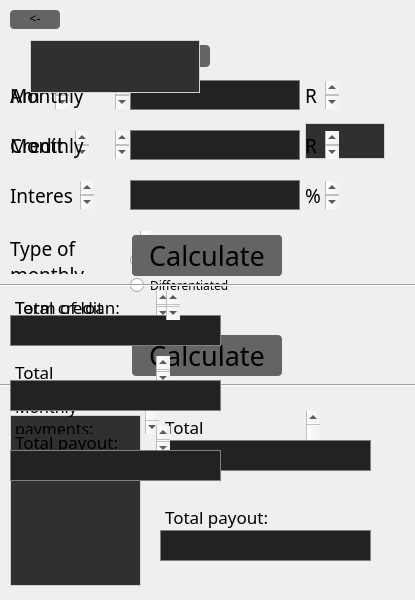
 <widget class="QDialog" name="credit">
  <property name="geometry">
   <rect>
    <x>0</x>
    <y>0</y>
    <width>415</width>
    <height>600</height>
   </rect>
  </property>
  <property name="windowTitle">
   <string>Dialog</string>
  </property>
  <property name="styleSheet">
   <string notr="true">QListWidget{background-color: rgba(0, 255, 0, 0);}</string>
  </property>
  <widget class="QPushButton" name="pushButton_back">
   <property name="geometry">
    <rect>
     <x>10</x>
     <y>10</y>
     <width>50</width>
     <height>19</height>
    </rect>
   </property>
   <property name="font">
    <font>
     <family>Monaco</family>
    </font>
   </property>
   <property name="focusPolicy">
    <enum>Qt::NoFocus</enum>
   </property>
   <property name="styleSheet">
    <string notr="true">QPushButton{ background-color: rgb(100,100,100); border-radius:4px; padding-bottom: 3px;}
QPushButton:hover{ background-color: rgb(90,90,90);}</string>
   </property>
   <property name="text">
    <string>&lt;-</string>
   </property>
  </widget>
  <widget class="QListWidget" name="listWidget_type">
   <property name="geometry">
    <rect>
     <x>30</x>
     <y>40</y>
     <width>170</width>
     <height>53</height>
    </rect>
   </property>
   <property name="font">
    <font>
     <family>Monaco</family>
    </font>
   </property>
   <property name="autoFillBackground">
    <bool>false</bool>
   </property>
   <property name="styleSheet">
    <string notr="true">QListWidget{border: 1px solid lightgray; background: rgb(48,48,48);}</string>
   </property>
  </widget>
  <widget class="QPushButton" name="pushButton_choose_type">
   <property name="geometry">
    <rect>
     <x>30</x>
     <y>45</y>
     <width>180</width>
     <height>22</height>
    </rect>
   </property>
   <property name="font">
    <font>
     <family>Monaco</family>
    </font>
   </property>
   <property name="focusPolicy">
    <enum>Qt::NoFocus</enum>
   </property>
   <property name="styleSheet">
    <string notr="true">QPushButton{ background-color: rgb(100,100,100); border-radius:4px;}
QPushButton:hover{ background-color: rgb(90,90,90);}</string>
   </property>
   <property name="text">
    <string>Choose type ↓</string>
   </property>
  </widget>
  <widget class="QTextEdit" name="amount">
   <property name="geometry">
    <rect>
     <x>5</x>
     <y>80</y>
     <width>65</width>
     <height>30</height>
    </rect>
   </property>
   <property name="font">
    <font>
     <family>Monaco</family>
    </font>
   </property>
   <property name="styleSheet">
    <string notr="true">QTextEdit{background-color: rgba(0, 255, 0, 0);}</string>
   </property>
   <property name="readOnly">
    <bool>true</bool>
   </property>
   <property name="html">
    <string>&lt;!DOCTYPE HTML PUBLIC &quot;-//W3C//DTD HTML 4.0//EN&quot; &quot;http://www.w3.org/TR/REC-html40/strict.dtd&quot;&gt;
&lt;html&gt;&lt;head&gt;&lt;meta name=&quot;qrichtext&quot; content=&quot;1&quot; /&gt;&lt;meta charset=&quot;utf-8&quot; /&gt;&lt;style type=&quot;text/css&quot;&gt;
p, li { white-space: pre-wrap; }
&lt;/style&gt;&lt;/head&gt;&lt;body style=&quot; font-family:'Monaco'; font-size:13pt; font-weight:400; font-style:normal;&quot;&gt;
&lt;p style=&quot; margin-top:0px; margin-bottom:0px; margin-left:0px; margin-right:0px; -qt-block-indent:0; text-indent:0px;&quot;&gt;&lt;span style=&quot; font-family:'.AppleSystemUIFont'; font-size:14pt;&quot;&gt;Amount: &lt;/span&gt;&lt;/p&gt;&lt;/body&gt;&lt;/html&gt;</string>
   </property>
  </widget>
  <widget class="QTextEdit" name="rub">
   <property name="geometry">
    <rect>
     <x>300</x>
     <y>80</y>
     <width>40</width>
     <height>30</height>
    </rect>
   </property>
   <property name="font">
    <font>
     <family>Monaco</family>
    </font>
   </property>
   <property name="styleSheet">
    <string notr="true">QTextEdit{background-color: rgba(0, 255, 0, 0);}</string>
   </property>
   <property name="readOnly">
    <bool>true</bool>
   </property>
   <property name="html">
    <string>&lt;!DOCTYPE HTML PUBLIC &quot;-//W3C//DTD HTML 4.0//EN&quot; &quot;http://www.w3.org/TR/REC-html40/strict.dtd&quot;&gt;
&lt;html&gt;&lt;head&gt;&lt;meta name=&quot;qrichtext&quot; content=&quot;1&quot; /&gt;&lt;meta charset=&quot;utf-8&quot; /&gt;&lt;style type=&quot;text/css&quot;&gt;
p, li { white-space: pre-wrap; }
&lt;/style&gt;&lt;/head&gt;&lt;body style=&quot; font-family:'Monaco'; font-size:13pt; font-weight:400; font-style:normal;&quot;&gt;
&lt;p style=&quot; margin-top:0px; margin-bottom:0px; margin-left:0px; margin-right:0px; -qt-block-indent:0; text-indent:0px;&quot;&gt;&lt;span style=&quot; font-family:'.AppleSystemUIFont'; font-size:14pt;&quot;&gt;RUB&lt;/span&gt;&lt;/p&gt;&lt;/body&gt;&lt;/html&gt;</string>
   </property>
  </widget>
  <widget class="QLineEdit" name="lineEdit_amount">
   <property name="geometry">
    <rect>
     <x>130</x>
     <y>80</y>
     <width>170</width>
     <height>30</height>
    </rect>
   </property>
   <property name="font">
    <font>
     <family>Monaco</family>
    </font>
   </property>
   <property name="styleSheet">
    <string notr="true">QLineEdit{border: 1px solid gray; background-color: rgb(34,34,34); padding-left: 3 px;}</string>
   </property>
   <property name="maxLength">
    <number>20</number>
   </property>
  </widget>
  <widget class="QTextEdit" name="credit_term">
   <property name="geometry">
    <rect>
     <x>5</x>
     <y>130</y>
     <width>85</width>
     <height>30</height>
    </rect>
   </property>
   <property name="font">
    <font>
     <family>Monaco</family>
    </font>
   </property>
   <property name="styleSheet">
    <string notr="true">QTextEdit{background-color: rgba(0, 255, 0, 0);}</string>
   </property>
   <property name="readOnly">
    <bool>true</bool>
   </property>
   <property name="html">
    <string>&lt;!DOCTYPE HTML PUBLIC &quot;-//W3C//DTD HTML 4.0//EN&quot; &quot;http://www.w3.org/TR/REC-html40/strict.dtd&quot;&gt;
&lt;html&gt;&lt;head&gt;&lt;meta name=&quot;qrichtext&quot; content=&quot;1&quot; /&gt;&lt;meta charset=&quot;utf-8&quot; /&gt;&lt;style type=&quot;text/css&quot;&gt;
p, li { white-space: pre-wrap; }
&lt;/style&gt;&lt;/head&gt;&lt;body style=&quot; font-family:'Monaco'; font-size:13pt; font-weight:400; font-style:normal;&quot;&gt;
&lt;p style=&quot; margin-top:0px; margin-bottom:0px; margin-left:0px; margin-right:0px; -qt-block-indent:0; text-indent:0px;&quot;&gt;&lt;span style=&quot; font-family:'.AppleSystemUIFont'; font-size:14pt;&quot;&gt;Credit term:&lt;/span&gt;&lt;/p&gt;&lt;/body&gt;&lt;/html&gt;</string>
   </property>
  </widget>
  <widget class="QTextEdit" name="interest_rate">
   <property name="geometry">
    <rect>
     <x>5</x>
     <y>180</y>
     <width>90</width>
     <height>30</height>
    </rect>
   </property>
   <property name="font">
    <font>
     <family>Monaco</family>
    </font>
   </property>
   <property name="styleSheet">
    <string notr="true">QTextEdit{background-color: rgba(0, 255, 0, 0);}</string>
   </property>
   <property name="readOnly">
    <bool>true</bool>
   </property>
   <property name="html">
    <string>&lt;!DOCTYPE HTML PUBLIC &quot;-//W3C//DTD HTML 4.0//EN&quot; &quot;http://www.w3.org/TR/REC-html40/strict.dtd&quot;&gt;
&lt;html&gt;&lt;head&gt;&lt;meta name=&quot;qrichtext&quot; content=&quot;1&quot; /&gt;&lt;meta charset=&quot;utf-8&quot; /&gt;&lt;style type=&quot;text/css&quot;&gt;
p, li { white-space: pre-wrap; }
&lt;/style&gt;&lt;/head&gt;&lt;body style=&quot; font-family:'Monaco'; font-size:13pt; font-weight:400; font-style:normal;&quot;&gt;
&lt;p style=&quot; margin-top:0px; margin-bottom:0px; margin-left:0px; margin-right:0px; -qt-block-indent:0; text-indent:0px;&quot;&gt;&lt;span style=&quot; font-family:'.AppleSystemUIFont'; font-size:14pt;&quot;&gt;Interest rate: &lt;/span&gt;&lt;/p&gt;&lt;/body&gt;&lt;/html&gt;</string>
   </property>
  </widget>
  <widget class="QTextEdit" name="typeOfMonthly">
   <property name="geometry">
    <rect>
     <x>5</x>
     <y>230</y>
     <width>150</width>
     <height>45</height>
    </rect>
   </property>
   <property name="font">
    <font>
     <family>Monaco</family>
    </font>
   </property>
   <property name="styleSheet">
    <string notr="true">QTextEdit{background-color: rgba(0, 255, 0, 0);}</string>
   </property>
   <property name="readOnly">
    <bool>true</bool>
   </property>
   <property name="html">
    <string>&lt;!DOCTYPE HTML PUBLIC &quot;-//W3C//DTD HTML 4.0//EN&quot; &quot;http://www.w3.org/TR/REC-html40/strict.dtd&quot;&gt;
&lt;html&gt;&lt;head&gt;&lt;meta name=&quot;qrichtext&quot; content=&quot;1&quot; /&gt;&lt;meta charset=&quot;utf-8&quot; /&gt;&lt;style type=&quot;text/css&quot;&gt;
p, li { white-space: pre-wrap; }
&lt;/style&gt;&lt;/head&gt;&lt;body style=&quot; font-family:'Monaco'; font-size:13pt; font-weight:400; font-style:normal;&quot;&gt;
&lt;p style=&quot; margin-top:0px; margin-bottom:0px; margin-left:0px; margin-right:0px; -qt-block-indent:0; text-indent:0px;&quot;&gt;&lt;span style=&quot; font-family:'.AppleSystemUIFont'; font-size:14pt;&quot;&gt;Type of monthly&lt;/span&gt;&lt;/p&gt;
&lt;p style=&quot; margin-top:0px; margin-bottom:0px; margin-left:0px; margin-right:0px; -qt-block-indent:0; text-indent:0px;&quot;&gt;&lt;span style=&quot; font-family:'.AppleSystemUIFont'; font-size:14pt;&quot;&gt;payments: &lt;/span&gt;&lt;/p&gt;&lt;/body&gt;&lt;/html&gt;</string>
   </property>
  </widget>
  <widget class="QRadioButton" name="radioButton_annuity">
   <property name="geometry">
    <rect>
     <x>130</x>
     <y>250</y>
     <width>85</width>
     <height>20</height>
    </rect>
   </property>
   <property name="font">
    <font>
     <family>Monaco</family>
    </font>
   </property>
   <property name="focusPolicy">
    <enum>Qt::NoFocus</enum>
   </property>
   <property name="text">
    <string>Annuity</string>
   </property>
  </widget>
  <widget class="QRadioButton" name="radioButton_differ">
   <property name="geometry">
    <rect>
     <x>130</x>
     <y>275</y>
     <width>135</width>
     <height>20</height>
    </rect>
   </property>
   <property name="font">
    <font>
     <family>Monaco</family>
    </font>
   </property>
   <property name="focusPolicy">
    <enum>Qt::NoFocus</enum>
   </property>
   <property name="text">
    <string>Differentiated</string>
   </property>
  </widget>
  <widget class="QLineEdit" name="lineEdit_credit">
   <property name="geometry">
    <rect>
     <x>130</x>
     <y>130</y>
     <width>170</width>
     <height>30</height>
    </rect>
   </property>
   <property name="font">
    <font>
     <family>Monaco</family>
    </font>
   </property>
   <property name="styleSheet">
    <string notr="true">QLineEdit{border: 1px solid gray; background-color: rgb(34,34,34); padding-left: 3 px;}</string>
   </property>
   <property name="maxLength">
    <number>20</number>
   </property>
  </widget>
  <widget class="QLineEdit" name="lineEdit_rate">
   <property name="geometry">
    <rect>
     <x>130</x>
     <y>180</y>
     <width>170</width>
     <height>30</height>
    </rect>
   </property>
   <property name="font">
    <font>
     <family>Monaco</family>
    </font>
   </property>
   <property name="styleSheet">
    <string notr="true">QLineEdit{border: 1px solid gray; background-color: rgb(34,34,34); padding-left: 3 px;}</string>
   </property>
   <property name="maxLength">
    <number>20</number>
   </property>
  </widget>
  <widget class="QTextEdit" name="percent">
   <property name="geometry">
    <rect>
     <x>300</x>
     <y>180</y>
     <width>40</width>
     <height>30</height>
    </rect>
   </property>
   <property name="font">
    <font>
     <family>Monaco</family>
    </font>
   </property>
   <property name="styleSheet">
    <string notr="true">QTextEdit{background-color: rgba(0, 255, 0, 0);}</string>
   </property>
   <property name="readOnly">
    <bool>true</bool>
   </property>
   <property name="html">
    <string>&lt;!DOCTYPE HTML PUBLIC &quot;-//W3C//DTD HTML 4.0//EN&quot; &quot;http://www.w3.org/TR/REC-html40/strict.dtd&quot;&gt;
&lt;html&gt;&lt;head&gt;&lt;meta name=&quot;qrichtext&quot; content=&quot;1&quot; /&gt;&lt;meta charset=&quot;utf-8&quot; /&gt;&lt;style type=&quot;text/css&quot;&gt;
p, li { white-space: pre-wrap; }
&lt;/style&gt;&lt;/head&gt;&lt;body style=&quot; font-family:'Monaco'; font-size:13pt; font-weight:400; font-style:normal;&quot;&gt;
&lt;p style=&quot; margin-top:0px; margin-bottom:0px; margin-left:0px; margin-right:0px; -qt-block-indent:0; text-indent:0px;&quot;&gt;&lt;span style=&quot; font-family:'.AppleSystemUIFont'; font-size:14pt;&quot;&gt;%&lt;/span&gt;&lt;/p&gt;&lt;/body&gt;&lt;/html&gt;</string>
   </property>
  </widget>
  <widget class="QPushButton" name="pushButton_months">
   <property name="geometry">
    <rect>
     <x>305</x>
     <y>135</y>
     <width>80</width>
     <height>22</height>
    </rect>
   </property>
   <property name="font">
    <font>
     <family>Monaco</family>
    </font>
   </property>
   <property name="focusPolicy">
    <enum>Qt::NoFocus</enum>
   </property>
   <property name="styleSheet">
    <string notr="true">QPushButton{ background-color: rgb(100,100,100); border-radius:4px;}
QPushButton:hover{ background-color: rgb(90,90,90);}</string>
   </property>
   <property name="text">
    <string>Months ↓</string>
   </property>
  </widget>
  <widget class="QListWidget" name="listWidget_months_years">
   <property name="geometry">
    <rect>
     <x>305</x>
     <y>123</y>
     <width>80</width>
     <height>36</height>
    </rect>
   </property>
   <property name="font">
    <font>
     <family>Monaco</family>
    </font>
   </property>
   <property name="styleSheet">
    <string notr="true">QListWidget{border: 1px solid lightgray; background: rgb(48,48,48);}</string>
   </property>
  </widget>
  <widget class="QPushButton" name="pushButton_calculate_monthly">
   <property name="geometry">
    <rect>
     <x>132</x>
     <y>335</y>
     <width>150</width>
     <height>41</height>
    </rect>
   </property>
   <property name="font">
    <font>
     <family>Monaco</family>
     <pointsize>20</pointsize>
    </font>
   </property>
   <property name="focusPolicy">
    <enum>Qt::NoFocus</enum>
   </property>
   <property name="styleSheet">
    <string notr="true">QPushButton{ background-color: rgb(100,100,100); border-radius:4px;}
QPushButton:hover{ background-color: rgb(90,90,90);}</string>
   </property>
   <property name="text">
    <string>Calculate</string>
   </property>
  </widget>
  <widget class="QTextEdit" name="credit_monthly_pay">
   <property name="geometry">
    <rect>
     <x>5</x>
     <y>130</y>
     <width>125</width>
     <height>30</height>
    </rect>
   </property>
   <property name="font">
    <font>
     <family>Monaco</family>
    </font>
   </property>
   <property name="styleSheet">
    <string notr="true">QTextEdit{background-color: rgba(0, 255, 0, 0);}</string>
   </property>
   <property name="readOnly">
    <bool>true</bool>
   </property>
   <property name="html">
    <string>&lt;!DOCTYPE HTML PUBLIC &quot;-//W3C//DTD HTML 4.0//EN&quot; &quot;http://www.w3.org/TR/REC-html40/strict.dtd&quot;&gt;
&lt;html&gt;&lt;head&gt;&lt;meta name=&quot;qrichtext&quot; content=&quot;1&quot; /&gt;&lt;meta charset=&quot;utf-8&quot; /&gt;&lt;style type=&quot;text/css&quot;&gt;
p, li { white-space: pre-wrap; }
&lt;/style&gt;&lt;/head&gt;&lt;body style=&quot; font-family:'Monaco'; font-size:13pt; font-weight:400; font-style:normal;&quot;&gt;
&lt;p style=&quot; margin-top:0px; margin-bottom:0px; margin-left:0px; margin-right:0px; -qt-block-indent:0; text-indent:0px;&quot;&gt;&lt;span style=&quot; font-family:'.AppleSystemUIFont'; font-size:14pt;&quot;&gt;Monthly payment:&lt;/span&gt;&lt;/p&gt;&lt;/body&gt;&lt;/html&gt;</string>
   </property>
  </widget>
  <widget class="QTextEdit" name="rub_2">
   <property name="geometry">
    <rect>
     <x>300</x>
     <y>130</y>
     <width>40</width>
     <height>30</height>
    </rect>
   </property>
   <property name="font">
    <font>
     <family>Monaco</family>
    </font>
   </property>
   <property name="styleSheet">
    <string notr="true">QTextEdit{background-color: rgba(0, 255, 0, 0);}</string>
   </property>
   <property name="readOnly">
    <bool>true</bool>
   </property>
   <property name="html">
    <string>&lt;!DOCTYPE HTML PUBLIC &quot;-//W3C//DTD HTML 4.0//EN&quot; &quot;http://www.w3.org/TR/REC-html40/strict.dtd&quot;&gt;
&lt;html&gt;&lt;head&gt;&lt;meta name=&quot;qrichtext&quot; content=&quot;1&quot; /&gt;&lt;meta charset=&quot;utf-8&quot; /&gt;&lt;style type=&quot;text/css&quot;&gt;
p, li { white-space: pre-wrap; }
&lt;/style&gt;&lt;/head&gt;&lt;body style=&quot; font-family:'Monaco'; font-size:13pt; font-weight:400; font-style:normal;&quot;&gt;
&lt;p style=&quot; margin-top:0px; margin-bottom:0px; margin-left:0px; margin-right:0px; -qt-block-indent:0; text-indent:0px;&quot;&gt;&lt;span style=&quot; font-family:'.AppleSystemUIFont'; font-size:14pt;&quot;&gt;RUB&lt;/span&gt;&lt;/p&gt;&lt;/body&gt;&lt;/html&gt;</string>
   </property>
  </widget>
  <widget class="QLineEdit" name="lineEdit_monthly_pay">
   <property name="geometry">
    <rect>
     <x>130</x>
     <y>130</y>
     <width>170</width>
     <height>30</height>
    </rect>
   </property>
   <property name="font">
    <font>
     <family>Monaco</family>
    </font>
   </property>
   <property name="styleSheet">
    <string notr="true">QLineEdit{border: 1px solid gray; background-color: rgb(34,34,34); padding-left: 3 px;}</string>
   </property>
   <property name="maxLength">
    <number>20</number>
   </property>
  </widget>
  <widget class="QTextEdit" name="credit_monthly_pay_loan">
   <property name="geometry">
    <rect>
     <x>5</x>
     <y>80</y>
     <width>125</width>
     <height>30</height>
    </rect>
   </property>
   <property name="font">
    <font>
     <family>Monaco</family>
    </font>
   </property>
   <property name="styleSheet">
    <string notr="true">QTextEdit{background-color: rgba(0, 255, 0, 0);}</string>
   </property>
   <property name="readOnly">
    <bool>true</bool>
   </property>
   <property name="html">
    <string>&lt;!DOCTYPE HTML PUBLIC &quot;-//W3C//DTD HTML 4.0//EN&quot; &quot;http://www.w3.org/TR/REC-html40/strict.dtd&quot;&gt;
&lt;html&gt;&lt;head&gt;&lt;meta name=&quot;qrichtext&quot; content=&quot;1&quot; /&gt;&lt;meta charset=&quot;utf-8&quot; /&gt;&lt;style type=&quot;text/css&quot;&gt;
p, li { white-space: pre-wrap; }
&lt;/style&gt;&lt;/head&gt;&lt;body style=&quot; font-family:'Monaco'; font-size:13pt; font-weight:400; font-style:normal;&quot;&gt;
&lt;p style=&quot; margin-top:0px; margin-bottom:0px; margin-left:0px; margin-right:0px; -qt-block-indent:0; text-indent:0px;&quot;&gt;&lt;span style=&quot; font-family:'.AppleSystemUIFont'; font-size:14pt;&quot;&gt;Monthly payment:&lt;/span&gt;&lt;/p&gt;&lt;/body&gt;&lt;/html&gt;</string>
   </property>
  </widget>
  <widget class="QLineEdit" name="lineEdit_monthly_pay_loan">
   <property name="geometry">
    <rect>
     <x>130</x>
     <y>80</y>
     <width>170</width>
     <height>30</height>
    </rect>
   </property>
   <property name="font">
    <font>
     <family>Monaco</family>
    </font>
   </property>
   <property name="styleSheet">
    <string notr="true">QLineEdit{border: 1px solid gray; background-color: rgb(34,34,34); padding-left: 3 px;}</string>
   </property>
   <property name="maxLength">
    <number>20</number>
   </property>
  </widget>
  <widget class="Line" name="line">
   <property name="geometry">
    <rect>
     <x>-100</x>
     <y>375</y>
     <width>671</width>
     <height>20</height>
    </rect>
   </property>
   <property name="font">
    <font>
     <family>Monaco</family>
    </font>
   </property>
   <property name="styleSheet">
    <string notr="true"/>
   </property>
   <property name="orientation">
    <enum>Qt::Horizontal</enum>
   </property>
  </widget>
  <widget class="QPushButton" name="pushButton_calculate_credit">
   <property name="geometry">
    <rect>
     <x>132</x>
     <y>235</y>
     <width>150</width>
     <height>41</height>
    </rect>
   </property>
   <property name="font">
    <font>
     <family>Monaco</family>
     <pointsize>20</pointsize>
    </font>
   </property>
   <property name="focusPolicy">
    <enum>Qt::NoFocus</enum>
   </property>
   <property name="styleSheet">
    <string notr="true">QPushButton{ background-color: rgb(100,100,100); border-radius:4px;}
QPushButton:hover{ background-color: rgb(90,90,90);}</string>
   </property>
   <property name="text">
    <string>Calculate</string>
   </property>
  </widget>
  <widget class="QPushButton" name="pushButton_calculate_loan">
   <property name="geometry">
    <rect>
     <x>132</x>
     <y>235</y>
     <width>150</width>
     <height>41</height>
    </rect>
   </property>
   <property name="font">
    <font>
     <family>Monaco</family>
     <pointsize>20</pointsize>
    </font>
   </property>
   <property name="focusPolicy">
    <enum>Qt::NoFocus</enum>
   </property>
   <property name="styleSheet">
    <string notr="true">QPushButton{ background-color: rgb(100,100,100); border-radius:4px;}
QPushButton:hover{ background-color: rgb(90,90,90);}</string>
   </property>
   <property name="text">
    <string>Calculate</string>
   </property>
  </widget>
  <widget class="QListWidget" name="listWidget_payment_output">
   <property name="geometry">
    <rect>
     <x>10</x>
     <y>415</y>
     <width>131</width>
     <height>171</height>
    </rect>
   </property>
   <property name="font">
    <font>
     <family>Monaco</family>
    </font>
   </property>
   <property name="autoFillBackground">
    <bool>false</bool>
   </property>
   <property name="styleSheet">
    <string notr="true">QListWidget{border: 1px solid lightgray; background: rgb(48,48,48);}</string>
   </property>
   <property name="itemAlignment">
    <set>Qt::AlignLeading</set>
   </property>
  </widget>
  <widget class="QTextEdit" name="text_monthlyOut">
   <property name="geometry">
    <rect>
     <x>10</x>
     <y>390</y>
     <width>150</width>
     <height>45</height>
    </rect>
   </property>
   <property name="font">
    <font>
     <family>Monaco</family>
    </font>
   </property>
   <property name="styleSheet">
    <string notr="true">QTextEdit{background-color: rgba(0, 255, 0, 0);}</string>
   </property>
   <property name="readOnly">
    <bool>true</bool>
   </property>
   <property name="html">
    <string>&lt;!DOCTYPE HTML PUBLIC &quot;-//W3C//DTD HTML 4.0//EN&quot; &quot;http://www.w3.org/TR/REC-html40/strict.dtd&quot;&gt;
&lt;html&gt;&lt;head&gt;&lt;meta name=&quot;qrichtext&quot; content=&quot;1&quot; /&gt;&lt;meta charset=&quot;utf-8&quot; /&gt;&lt;style type=&quot;text/css&quot;&gt;
p, li { white-space: pre-wrap; }
&lt;/style&gt;&lt;/head&gt;&lt;body style=&quot; font-family:'Monaco'; font-size:13pt; font-weight:400; font-style:normal;&quot;&gt;
&lt;p style=&quot; margin-top:0px; margin-bottom:0px; margin-left:0px; margin-right:0px; -qt-block-indent:0; text-indent:0px;&quot;&gt;&lt;span style=&quot; font-size:12pt;&quot;&gt;Monthly payments:&lt;/span&gt;&lt;/p&gt;&lt;/body&gt;&lt;/html&gt;</string>
   </property>
  </widget>
  <widget class="QTextEdit" name="text_total_over">
   <property name="geometry">
    <rect>
     <x>160</x>
     <y>410</y>
     <width>161</width>
     <height>45</height>
    </rect>
   </property>
   <property name="font">
    <font>
     <family>Monaco</family>
    </font>
   </property>
   <property name="styleSheet">
    <string notr="true">QTextEdit{background-color: rgba(0, 255, 0, 0);}</string>
   </property>
   <property name="readOnly">
    <bool>true</bool>
   </property>
   <property name="html">
    <string>&lt;!DOCTYPE HTML PUBLIC &quot;-//W3C//DTD HTML 4.0//EN&quot; &quot;http://www.w3.org/TR/REC-html40/strict.dtd&quot;&gt;
&lt;html&gt;&lt;head&gt;&lt;meta name=&quot;qrichtext&quot; content=&quot;1&quot; /&gt;&lt;meta charset=&quot;utf-8&quot; /&gt;&lt;style type=&quot;text/css&quot;&gt;
p, li { white-space: pre-wrap; }
&lt;/style&gt;&lt;/head&gt;&lt;body style=&quot; font-family:'Monaco'; font-size:13pt; font-weight:400; font-style:normal;&quot;&gt;
&lt;p style=&quot; margin-top:0px; margin-bottom:0px; margin-left:0px; margin-right:0px; -qt-block-indent:0; text-indent:0px;&quot;&gt;Total overpayment:&lt;/p&gt;&lt;/body&gt;&lt;/html&gt;</string>
   </property>
  </widget>
  <widget class="QTextEdit" name="text_total_payout">
   <property name="geometry">
    <rect>
     <x>160</x>
     <y>500</y>
     <width>131</width>
     <height>45</height>
    </rect>
   </property>
   <property name="font">
    <font>
     <family>Monaco</family>
    </font>
   </property>
   <property name="styleSheet">
    <string notr="true">QTextEdit{background-color: rgba(0, 255, 0, 0);}</string>
   </property>
   <property name="readOnly">
    <bool>true</bool>
   </property>
   <property name="html">
    <string>&lt;!DOCTYPE HTML PUBLIC &quot;-//W3C//DTD HTML 4.0//EN&quot; &quot;http://www.w3.org/TR/REC-html40/strict.dtd&quot;&gt;
&lt;html&gt;&lt;head&gt;&lt;meta name=&quot;qrichtext&quot; content=&quot;1&quot; /&gt;&lt;meta charset=&quot;utf-8&quot; /&gt;&lt;style type=&quot;text/css&quot;&gt;
p, li { white-space: pre-wrap; }
&lt;/style&gt;&lt;/head&gt;&lt;body style=&quot; font-family:'Monaco'; font-size:13pt; font-weight:400; font-style:normal;&quot;&gt;
&lt;p style=&quot; margin-top:0px; margin-bottom:0px; margin-left:0px; margin-right:0px; -qt-block-indent:0; text-indent:0px;&quot;&gt;Total payout:&lt;/p&gt;&lt;/body&gt;&lt;/html&gt;</string>
   </property>
  </widget>
  <widget class="QLineEdit" name="lineEdit_overpay">
   <property name="geometry">
    <rect>
     <x>160</x>
     <y>440</y>
     <width>211</width>
     <height>31</height>
    </rect>
   </property>
   <property name="font">
    <font>
     <family>Monaco</family>
    </font>
   </property>
   <property name="styleSheet">
    <string notr="true">QLineEdit{border: 1px solid gray; background-color: rgb(34,34,34); padding-left: 3 px;}</string>
   </property>
   <property name="readOnly">
    <bool>true</bool>
   </property>
  </widget>
  <widget class="QLineEdit" name="lineEdit_payout">
   <property name="geometry">
    <rect>
     <x>160</x>
     <y>530</y>
     <width>211</width>
     <height>31</height>
    </rect>
   </property>
   <property name="font">
    <font>
     <family>Monaco</family>
    </font>
   </property>
   <property name="styleSheet">
    <string notr="true">QLineEdit{border: 1px solid gray; background-color: rgb(34,34,34); padding-left: 3 px;}</string>
   </property>
   <property name="readOnly">
    <bool>true</bool>
   </property>
  </widget>
  <widget class="QTextEdit" name="text_total_pay_term">
   <property name="geometry">
    <rect>
     <x>10</x>
     <y>425</y>
     <width>161</width>
     <height>31</height>
    </rect>
   </property>
   <property name="font">
    <font>
     <family>Monaco</family>
    </font>
   </property>
   <property name="styleSheet">
    <string notr="true">QTextEdit{background-color: rgba(0, 255, 0, 0);}</string>
   </property>
   <property name="readOnly">
    <bool>true</bool>
   </property>
   <property name="html">
    <string>&lt;!DOCTYPE HTML PUBLIC &quot;-//W3C//DTD HTML 4.0//EN&quot; &quot;http://www.w3.org/TR/REC-html40/strict.dtd&quot;&gt;
&lt;html&gt;&lt;head&gt;&lt;meta name=&quot;qrichtext&quot; content=&quot;1&quot; /&gt;&lt;meta charset=&quot;utf-8&quot; /&gt;&lt;style type=&quot;text/css&quot;&gt;
p, li { white-space: pre-wrap; }
&lt;/style&gt;&lt;/head&gt;&lt;body style=&quot; font-family:'Monaco'; font-size:13pt; font-weight:400; font-style:normal;&quot;&gt;
&lt;p style=&quot; margin-top:0px; margin-bottom:0px; margin-left:0px; margin-right:0px; -qt-block-indent:0; text-indent:0px;&quot;&gt;Total payout:&lt;/p&gt;&lt;/body&gt;&lt;/html&gt;</string>
   </property>
  </widget>
  <widget class="QTextEdit" name="text_total_over_term">
   <property name="geometry">
    <rect>
     <x>10</x>
     <y>355</y>
     <width>161</width>
     <height>31</height>
    </rect>
   </property>
   <property name="font">
    <font>
     <family>Monaco</family>
    </font>
   </property>
   <property name="styleSheet">
    <string notr="true">QTextEdit{background-color: rgba(0, 255, 0, 0);}</string>
   </property>
   <property name="readOnly">
    <bool>true</bool>
   </property>
   <property name="html">
    <string>&lt;!DOCTYPE HTML PUBLIC &quot;-//W3C//DTD HTML 4.0//EN&quot; &quot;http://www.w3.org/TR/REC-html40/strict.dtd&quot;&gt;
&lt;html&gt;&lt;head&gt;&lt;meta name=&quot;qrichtext&quot; content=&quot;1&quot; /&gt;&lt;meta charset=&quot;utf-8&quot; /&gt;&lt;style type=&quot;text/css&quot;&gt;
p, li { white-space: pre-wrap; }
&lt;/style&gt;&lt;/head&gt;&lt;body style=&quot; font-family:'Monaco'; font-size:13pt; font-weight:400; font-style:normal;&quot;&gt;
&lt;p style=&quot; margin-top:0px; margin-bottom:0px; margin-left:0px; margin-right:0px; -qt-block-indent:0; text-indent:0px;&quot;&gt;Total overpayment:&lt;/p&gt;&lt;/body&gt;&lt;/html&gt;</string>
   </property>
  </widget>
  <widget class="QTextEdit" name="text_total_term">
   <property name="geometry">
    <rect>
     <x>10</x>
     <y>290</y>
     <width>161</width>
     <height>31</height>
    </rect>
   </property>
   <property name="font">
    <font>
     <family>Monaco</family>
    </font>
   </property>
   <property name="styleSheet">
    <string notr="true">QTextEdit{background-color: rgba(0, 255, 0, 0);}</string>
   </property>
   <property name="readOnly">
    <bool>true</bool>
   </property>
   <property name="html">
    <string>&lt;!DOCTYPE HTML PUBLIC &quot;-//W3C//DTD HTML 4.0//EN&quot; &quot;http://www.w3.org/TR/REC-html40/strict.dtd&quot;&gt;
&lt;html&gt;&lt;head&gt;&lt;meta name=&quot;qrichtext&quot; content=&quot;1&quot; /&gt;&lt;meta charset=&quot;utf-8&quot; /&gt;&lt;style type=&quot;text/css&quot;&gt;
p, li { white-space: pre-wrap; }
&lt;/style&gt;&lt;/head&gt;&lt;body style=&quot; font-family:'Monaco'; font-size:13pt; font-weight:400; font-style:normal;&quot;&gt;
&lt;p style=&quot; margin-top:0px; margin-bottom:0px; margin-left:0px; margin-right:0px; -qt-block-indent:0; text-indent:0px;&quot;&gt;Term of loan:&lt;/p&gt;&lt;/body&gt;&lt;/html&gt;</string>
   </property>
  </widget>
  <widget class="QLineEdit" name="lineEdit_term">
   <property name="geometry">
    <rect>
     <x>10</x>
     <y>315</y>
     <width>211</width>
     <height>31</height>
    </rect>
   </property>
   <property name="font">
    <font>
     <family>Monaco</family>
    </font>
   </property>
   <property name="styleSheet">
    <string notr="true">QLineEdit{border: 1px solid gray; background-color: rgb(34,34,34); padding-left: 3 px;}</string>
   </property>
   <property name="readOnly">
    <bool>true</bool>
   </property>
  </widget>
  <widget class="QLineEdit" name="lineEdit_overpay_term">
   <property name="geometry">
    <rect>
     <x>10</x>
     <y>380</y>
     <width>211</width>
     <height>31</height>
    </rect>
   </property>
   <property name="font">
    <font>
     <family>Monaco</family>
    </font>
   </property>
   <property name="styleSheet">
    <string notr="true">QLineEdit{border: 1px solid gray; background-color: rgb(34,34,34); padding-left: 3 px;}</string>
   </property>
   <property name="readOnly">
    <bool>true</bool>
   </property>
  </widget>
  <widget class="QLineEdit" name="lineEdit_fullsum_term">
   <property name="geometry">
    <rect>
     <x>10</x>
     <y>450</y>
     <width>211</width>
     <height>31</height>
    </rect>
   </property>
   <property name="font">
    <font>
     <family>Monaco</family>
    </font>
   </property>
   <property name="styleSheet">
    <string notr="true">QLineEdit{border: 1px solid gray; background-color: rgb(34,34,34); padding-left: 3 px;}</string>
   </property>
   <property name="readOnly">
    <bool>true</bool>
   </property>
  </widget>
  <widget class="QTextEdit" name="text_total_credit">
   <property name="geometry">
    <rect>
     <x>10</x>
     <y>290</y>
     <width>171</width>
     <height>31</height>
    </rect>
   </property>
   <property name="font">
    <font>
     <family>Monaco</family>
    </font>
   </property>
   <property name="styleSheet">
    <string notr="true">QTextEdit{background-color: rgba(0, 255, 0, 0);}</string>
   </property>
   <property name="readOnly">
    <bool>true</bool>
   </property>
   <property name="html">
    <string>&lt;!DOCTYPE HTML PUBLIC &quot;-//W3C//DTD HTML 4.0//EN&quot; &quot;http://www.w3.org/TR/REC-html40/strict.dtd&quot;&gt;
&lt;html&gt;&lt;head&gt;&lt;meta name=&quot;qrichtext&quot; content=&quot;1&quot; /&gt;&lt;meta charset=&quot;utf-8&quot; /&gt;&lt;style type=&quot;text/css&quot;&gt;
p, li { white-space: pre-wrap; }
&lt;/style&gt;&lt;/head&gt;&lt;body style=&quot; font-family:'Monaco'; font-size:13pt; font-weight:400; font-style:normal;&quot;&gt;
&lt;p style=&quot; margin-top:0px; margin-bottom:0px; margin-left:0px; margin-right:0px; -qt-block-indent:0; text-indent:0px;&quot;&gt;Total credit amount:&lt;/p&gt;&lt;/body&gt;&lt;/html&gt;</string>
   </property>
  </widget>
  <widget class="Line" name="line_2">
   <property name="geometry">
    <rect>
     <x>-10</x>
     <y>275</y>
     <width>671</width>
     <height>20</height>
    </rect>
   </property>
   <property name="font">
    <font>
     <family>Monaco</family>
    </font>
   </property>
   <property name="styleSheet">
    <string notr="true"/>
   </property>
   <property name="orientation">
    <enum>Qt::Horizontal</enum>
   </property>
  </widget>
  <zorder>pushButton_choose_type</zorder>
  <zorder>line</zorder>
  <zorder>pushButton_back</zorder>
  <zorder>amount</zorder>
  <zorder>rub</zorder>
  <zorder>lineEdit_amount</zorder>
  <zorder>credit_term</zorder>
  <zorder>interest_rate</zorder>
  <zorder>typeOfMonthly</zorder>
  <zorder>radioButton_annuity</zorder>
  <zorder>radioButton_differ</zorder>
  <zorder>lineEdit_credit</zorder>
  <zorder>lineEdit_rate</zorder>
  <zorder>percent</zorder>
  <zorder>pushButton_months</zorder>
  <zorder>listWidget_months_years</zorder>
  <zorder>pushButton_calculate_monthly</zorder>
  <zorder>credit_monthly_pay</zorder>
  <zorder>rub_2</zorder>
  <zorder>lineEdit_monthly_pay</zorder>
  <zorder>credit_monthly_pay_loan</zorder>
  <zorder>lineEdit_monthly_pay_loan</zorder>
  <zorder>listWidget_type</zorder>
  <zorder>pushButton_calculate_credit</zorder>
  <zorder>pushButton_calculate_loan</zorder>
  <zorder>listWidget_payment_output</zorder>
  <zorder>text_monthlyOut</zorder>
  <zorder>text_total_over</zorder>
  <zorder>text_total_payout</zorder>
  <zorder>lineEdit_overpay</zorder>
  <zorder>lineEdit_payout</zorder>
  <zorder>text_total_pay_term</zorder>
  <zorder>text_total_over_term</zorder>
  <zorder>text_total_term</zorder>
  <zorder>lineEdit_term</zorder>
  <zorder>lineEdit_overpay_term</zorder>
  <zorder>lineEdit_fullsum_term</zorder>
  <zorder>text_total_credit</zorder>
  <zorder>line_2</zorder>
 </widget>
